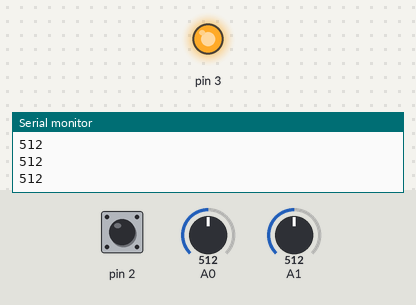
Recording of a sketch running on a simulated Arduino Uno, built with avr-gcc and run on an emulated ATmega328P. Shown: output pins drawn as LEDs (lit = HIGH), the last lines printed to the serial monitor. The inputs (shaded band) are chosen by the test bench; at power-on: A0 = 512, pin 2 HIGH, A1 = 512.

Above: at 0.8 s.
0.9 s: A0 set to 526
At 1.5 s:
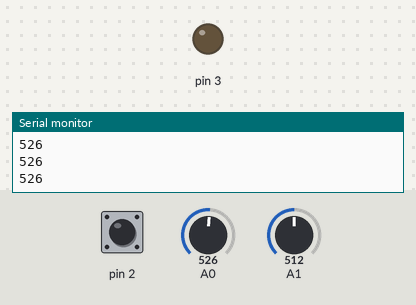
2.4 s: A0 set to 511
At 2.8 s:
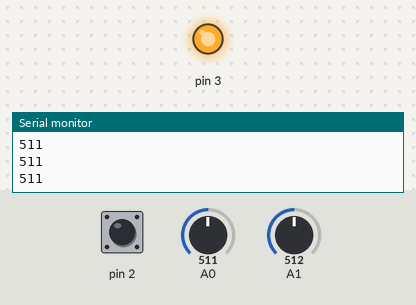
3.9 s: A0 set to 306
At 5.0 s:
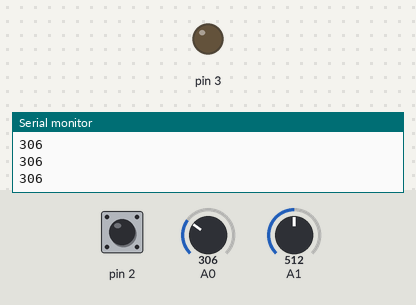
Timing chart, 0 to 6.9 s (numbered marks = the images above; inputs shaded):
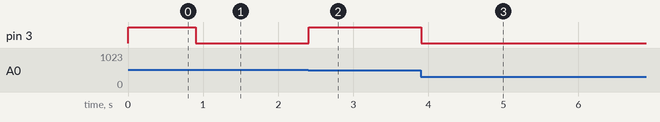

Measured:
- the behaviour switches between 518 and 519 on A0 (found by bisection; images 0 and 1)
- after the input at 0.9 s, pin 3: HIGH → LOW at once
- after the input at 2.4 s, pin 3: LOW → HIGH at once
- after the input at 3.9 s, pin 3: HIGH → LOW at once

The sketch:

Pulse_width_modulation.ino
```cpp
#include <avr/io.h>
#include <stdint.h>
#include <avr/interrupt.h>
int start = 0;
int count = 0;
int factor_for_duty_cycle = 0;
ISR(INT0_vect)
{
  if(count==0)
  {
    factor_for_duty_cycle = micros() - start;
    count = 1;
  }
  else
  {
    int time_period = (micros()-start);
    float frequency = (1/time_period)*(.000001);
    count = 0;
    float percentage = (factor_for_duty_cycle)/time_period;
    start = micros();
    //Serial.println(frequency);
    //Serial.println(percentage);
  }
}
int Potentiometer(int Ax)
{
  int x;
  ADMUX = Ax;//Beginnig A0;
  ADMUX |= (1<<REFS0);// used to determine what reference voltage source to be used for AD conversion
  ADMUX &= ~(1<<ADLAR);//Right justified
  ADCSRA |= (1<<ADPS2)|(1<<ADPS1)|(1<<ADPS0);//Prescalar so as data can be detected
  ADCSRA |= (1<<ADEN);//ADC is turned on by setting this bit to logic 1 and turned off by writing logic 0.
  ADCSRA |= (1<<ADSC);//Start conversion
  while(ADCSRA & (1<<ADSC));//Conversion
  x = ADCL;// Reading values
  x = (ADCH<<8) + x;
  return x;
}
int main()
{
  Serial.begin(9600);
  EICRA = (1<<ISC01);
  EIMSK = (1<<INT0);
  sei();
  DDRD = 0b00001000;
  PORTD = 0b00001100;
  TCCR2A = _BV(COM2A0)|_BV(COM2B1)|_BV(WGM21)|_BV(WGM20);
  TCCR2B = _BV(WGM22)|_BV(CS22);
  while(1)
  {
    int A0 = Potentiometer(0);
    int A1 = Potentiometer(1);
    //Serial.println(A0);
    float number_1 = (A0)*255;
    Serial.println(A0);
    number_1 = number_1/1023;
    OCR2A = number_1;
    //Serial.println(number_1);
    number_1 = (A1)*255;
    number_1 = number_1/1023;
    OCR2B = number_1;
    //Serial.println(OCR2A);
    //Serial.println(OCR2B);
    //Serial.println(number_1);
    //number_2 = number_2/1023;
    //OCR2A = number_1;
    //OCR2B = number_2;
    //Serial.println(number_1);
    //Serial.println(number_2);
    //start = micros();
    //delayMicroseconds(1000);
  }
}
```
